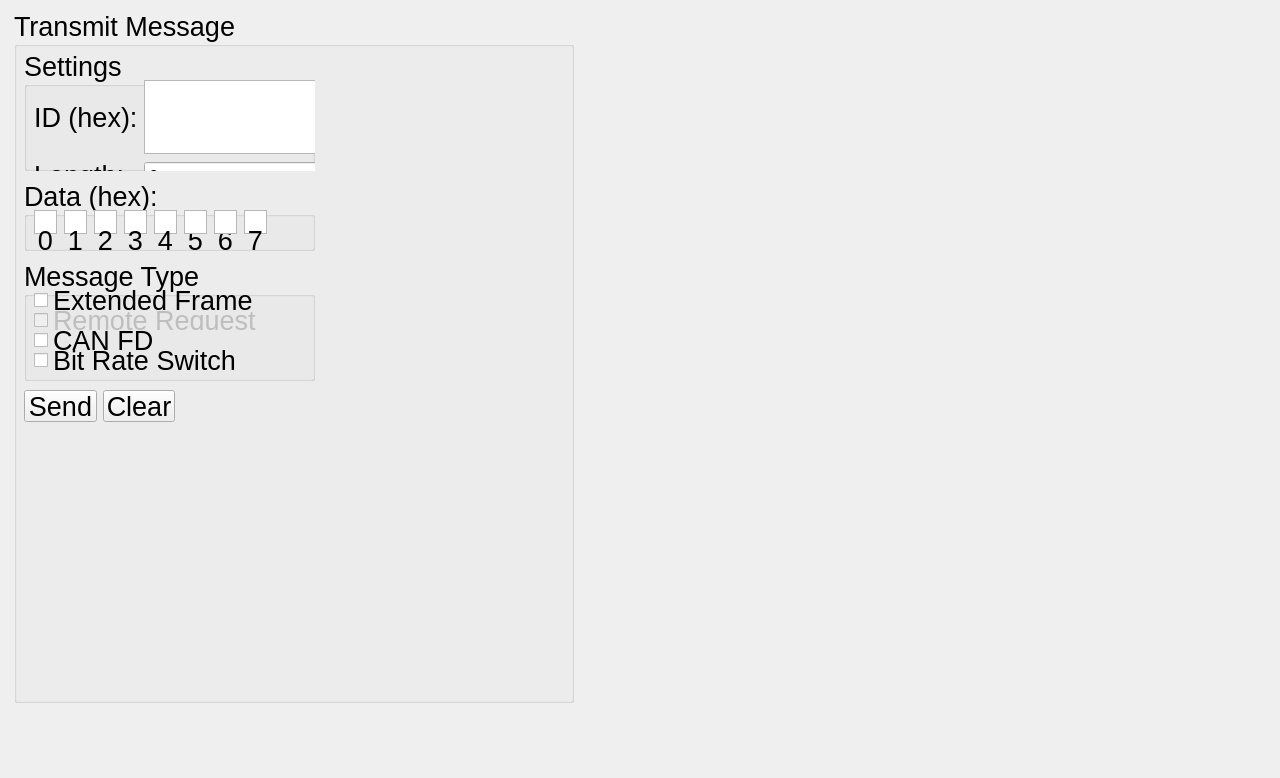
<?xml version="1.0" encoding="UTF-8"?>
<ui version="4.0">
 <class>Form</class>
 <widget class="QWidget" name="Form">
  <property name="geometry">
   <rect>
    <x>0</x>
    <y>0</y>
    <width>1280</width>
    <height>778</height>
   </rect>
  </property>
  <property name="windowTitle">
   <string>Form</string>
  </property>
  <widget class="QGroupBox" name="transmitBox">
   <property name="geometry">
    <rect>
     <x>14</x>
     <y>10</y>
     <width>560</width>
     <height>693</height>
    </rect>
   </property>
   <property name="font">
    <font>
     <pointsize>20</pointsize>
    </font>
   </property>
   <property name="title">
    <string>Transmit Message</string>
   </property>
   <widget class="QGroupBox" name="dataTransmitBox">
    <property name="geometry">
     <rect>
      <x>10</x>
      <y>170</y>
      <width>291</width>
      <height>71</height>
     </rect>
    </property>
    <property name="title">
     <string>Data (hex):</string>
    </property>
    <widget class="QPlainTextEdit" name="databyte_13_14">
     <property name="geometry">
      <rect>
       <x>220</x>
       <y>30</y>
       <width>23</width>
       <height>24</height>
      </rect>
     </property>
     <property name="font">
      <font>
       <pointsize>13</pointsize>
      </font>
     </property>
     <property name="verticalScrollBarPolicy">
      <enum>Qt::ScrollBarAlwaysOff</enum>
     </property>
    </widget>
    <widget class="QLabel" name="label6">
     <property name="geometry">
      <rect>
       <x>190</x>
       <y>50</y>
       <width>23</width>
       <height>21</height>
      </rect>
     </property>
     <property name="text">
      <string>6</string>
     </property>
     <property name="alignment">
      <set>Qt::AlignCenter</set>
     </property>
    </widget>
    <widget class="QLabel" name="label5">
     <property name="geometry">
      <rect>
       <x>160</x>
       <y>50</y>
       <width>23</width>
       <height>21</height>
      </rect>
     </property>
     <property name="text">
      <string>5</string>
     </property>
     <property name="alignment">
      <set>Qt::AlignCenter</set>
     </property>
    </widget>
    <widget class="QPlainTextEdit" name="databyte_0_1">
     <property name="geometry">
      <rect>
       <x>10</x>
       <y>30</y>
       <width>23</width>
       <height>24</height>
      </rect>
     </property>
     <property name="font">
      <font>
       <pointsize>13</pointsize>
      </font>
     </property>
     <property name="verticalScrollBarPolicy">
      <enum>Qt::ScrollBarAlwaysOff</enum>
     </property>
    </widget>
    <widget class="QPlainTextEdit" name="databyte_9_10">
     <property name="geometry">
      <rect>
       <x>160</x>
       <y>30</y>
       <width>23</width>
       <height>24</height>
      </rect>
     </property>
     <property name="font">
      <font>
       <pointsize>13</pointsize>
      </font>
     </property>
     <property name="verticalScrollBarPolicy">
      <enum>Qt::ScrollBarAlwaysOff</enum>
     </property>
    </widget>
    <widget class="QPlainTextEdit" name="databyte_7_8">
     <property name="geometry">
      <rect>
       <x>130</x>
       <y>30</y>
       <width>23</width>
       <height>24</height>
      </rect>
     </property>
     <property name="font">
      <font>
       <pointsize>13</pointsize>
      </font>
     </property>
     <property name="verticalScrollBarPolicy">
      <enum>Qt::ScrollBarAlwaysOff</enum>
     </property>
    </widget>
    <widget class="QPlainTextEdit" name="databyte_2_3">
     <property name="geometry">
      <rect>
       <x>40</x>
       <y>30</y>
       <width>23</width>
       <height>24</height>
      </rect>
     </property>
     <property name="font">
      <font>
       <pointsize>13</pointsize>
      </font>
     </property>
     <property name="verticalScrollBarPolicy">
      <enum>Qt::ScrollBarAlwaysOff</enum>
     </property>
    </widget>
    <widget class="QLabel" name="label7">
     <property name="geometry">
      <rect>
       <x>220</x>
       <y>50</y>
       <width>23</width>
       <height>21</height>
      </rect>
     </property>
     <property name="text">
      <string>7</string>
     </property>
     <property name="alignment">
      <set>Qt::AlignCenter</set>
     </property>
    </widget>
    <widget class="QLabel" name="label0">
     <property name="geometry">
      <rect>
       <x>10</x>
       <y>50</y>
       <width>23</width>
       <height>21</height>
      </rect>
     </property>
     <property name="text">
      <string>0</string>
     </property>
     <property name="alignment">
      <set>Qt::AlignCenter</set>
     </property>
    </widget>
    <widget class="QPlainTextEdit" name="databyte_6_7">
     <property name="geometry">
      <rect>
       <x>100</x>
       <y>30</y>
       <width>23</width>
       <height>24</height>
      </rect>
     </property>
     <property name="font">
      <font>
       <pointsize>13</pointsize>
      </font>
     </property>
     <property name="verticalScrollBarPolicy">
      <enum>Qt::ScrollBarAlwaysOff</enum>
     </property>
    </widget>
    <widget class="QLabel" name="label4">
     <property name="geometry">
      <rect>
       <x>130</x>
       <y>50</y>
       <width>23</width>
       <height>21</height>
      </rect>
     </property>
     <property name="text">
      <string>4</string>
     </property>
     <property name="alignment">
      <set>Qt::AlignCenter</set>
     </property>
    </widget>
    <widget class="QPlainTextEdit" name="databyte_4_5">
     <property name="geometry">
      <rect>
       <x>70</x>
       <y>30</y>
       <width>23</width>
       <height>24</height>
      </rect>
     </property>
     <property name="font">
      <font>
       <pointsize>13</pointsize>
      </font>
     </property>
     <property name="verticalScrollBarPolicy">
      <enum>Qt::ScrollBarAlwaysOff</enum>
     </property>
    </widget>
    <widget class="QLabel" name="label1">
     <property name="geometry">
      <rect>
       <x>40</x>
       <y>50</y>
       <width>23</width>
       <height>21</height>
      </rect>
     </property>
     <property name="text">
      <string>1</string>
     </property>
     <property name="alignment">
      <set>Qt::AlignCenter</set>
     </property>
    </widget>
    <widget class="QPlainTextEdit" name="databyte_11_12">
     <property name="geometry">
      <rect>
       <x>190</x>
       <y>30</y>
       <width>23</width>
       <height>24</height>
      </rect>
     </property>
     <property name="font">
      <font>
       <pointsize>13</pointsize>
      </font>
     </property>
     <property name="verticalScrollBarPolicy">
      <enum>Qt::ScrollBarAlwaysOff</enum>
     </property>
    </widget>
    <widget class="QLabel" name="label2">
     <property name="geometry">
      <rect>
       <x>70</x>
       <y>50</y>
       <width>23</width>
       <height>21</height>
      </rect>
     </property>
     <property name="text">
      <string>2</string>
     </property>
     <property name="alignment">
      <set>Qt::AlignCenter</set>
     </property>
    </widget>
    <widget class="QLabel" name="label3">
     <property name="geometry">
      <rect>
       <x>100</x>
       <y>50</y>
       <width>23</width>
       <height>21</height>
      </rect>
     </property>
     <property name="text">
      <string>3</string>
     </property>
     <property name="alignment">
      <set>Qt::AlignCenter</set>
     </property>
    </widget>
   </widget>
   <widget class="QGroupBox" name="settingsTransmitBox">
    <property name="geometry">
     <rect>
      <x>10</x>
      <y>40</y>
      <width>291</width>
      <height>121</height>
     </rect>
    </property>
    <property name="title">
     <string>Settings</string>
    </property>
    <widget class="QWidget" name="layoutWidget">
     <property name="geometry">
      <rect>
       <x>10</x>
       <y>30</y>
       <width>471</width>
       <height>191</height>
      </rect>
     </property>
     <layout class="QGridLayout" name="gridLayout">
      <item row="0" column="1">
       <widget class="QPlainTextEdit" name="idText">
        <property name="font">
         <font>
          <pointsize>13</pointsize>
         </font>
        </property>
        <property name="verticalScrollBarPolicy">
         <enum>Qt::ScrollBarAlwaysOff</enum>
        </property>
       </widget>
      </item>
      <item row="3" column="2">
       <widget class="QLabel" name="cycleUnitLabel">
        <property name="text">
         <string>ms</string>
        </property>
       </widget>
      </item>
      <item row="3" column="1">
       <widget class="QPlainTextEdit" name="cycleText">
        <property name="font">
         <font>
          <pointsize>13</pointsize>
         </font>
        </property>
        <property name="verticalScrollBarPolicy">
         <enum>Qt::ScrollBarAlwaysOff</enum>
        </property>
       </widget>
      </item>
      <item row="0" column="0">
       <widget class="QLabel" name="idLabel">
        <property name="text">
         <string>ID (hex):</string>
        </property>
       </widget>
      </item>
      <item row="2" column="0">
       <widget class="QLabel" name="lengthLabel">
        <property name="text">
         <string>Length:</string>
        </property>
       </widget>
      </item>
      <item row="3" column="0">
       <widget class="QLabel" name="cycleLabel">
        <property name="text">
         <string>Cycle:</string>
        </property>
       </widget>
      </item>
      <item row="2" column="1">
       <widget class="QSpinBox" name="lengthSpinBox">
        <property name="font">
         <font>
          <pointsize>13</pointsize>
         </font>
        </property>
       </widget>
      </item>
     </layout>
    </widget>
   </widget>
   <widget class="QGroupBox" name="messageTypeTransmitBox">
    <property name="geometry">
     <rect>
      <x>10</x>
      <y>250</y>
      <width>291</width>
      <height>121</height>
     </rect>
    </property>
    <property name="title">
     <string>Message Type</string>
    </property>
    <widget class="QCheckBox" name="extendedFrameBox">
     <property name="geometry">
      <rect>
       <x>10</x>
       <y>30</y>
       <width>271</width>
       <height>20</height>
      </rect>
     </property>
     <property name="text">
      <string>Extended Frame</string>
     </property>
    </widget>
    <widget class="QCheckBox" name="remoteRequestBox">
     <property name="enabled">
      <bool>false</bool>
     </property>
     <property name="geometry">
      <rect>
       <x>10</x>
       <y>50</y>
       <width>271</width>
       <height>20</height>
      </rect>
     </property>
     <property name="text">
      <string>Remote Request</string>
     </property>
    </widget>
    <widget class="QCheckBox" name="canFDBox">
     <property name="geometry">
      <rect>
       <x>10</x>
       <y>70</y>
       <width>271</width>
       <height>20</height>
      </rect>
     </property>
     <property name="text">
      <string>CAN FD</string>
     </property>
    </widget>
    <widget class="QCheckBox" name="bitRateSwitchBox">
     <property name="geometry">
      <rect>
       <x>10</x>
       <y>90</y>
       <width>271</width>
       <height>20</height>
      </rect>
     </property>
     <property name="text">
      <string>Bit Rate Switch</string>
     </property>
    </widget>
   </widget>
   <widget class="QWidget" name="layoutWidget_2">
    <property name="geometry">
     <rect>
      <x>10</x>
      <y>380</y>
      <width>151</width>
      <height>32</height>
     </rect>
    </property>
    <layout class="QHBoxLayout" name="buttonLayout">
     <item>
      <widget class="QPushButton" name="sendButton">
       <property name="text">
        <string>Send</string>
       </property>
      </widget>
     </item>
     <item>
      <widget class="QPushButton" name="clearButton">
       <property name="text">
        <string>Clear</string>
       </property>
      </widget>
     </item>
    </layout>
   </widget>
  </widget>
 </widget>
 <resources/>
 <connections/>
</ui>
